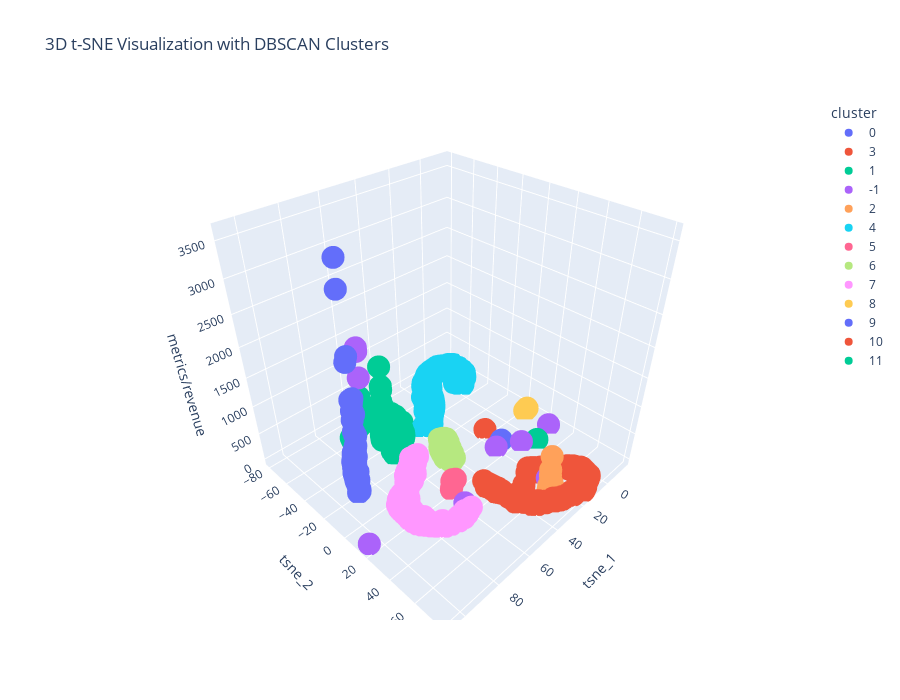

Notebook code for this chart:
### Markdown cell above
## Section 5: Enhancing Analysis with 3D Visualization

Following our exploration through t-SNE and DBSCAN clustering, we extend our analysis by incorporating a three-dimensional (3D) plot. This approach allows us to integrate an additional metric, such as revenue, to examine how these clusters perform concerning a specific metric of interest.

### Objectives of 3D Visualization
- **Depth of Insight**: By adding a third dimension, we can uncover patterns and distinctions not visible in 2D visualizations.
- **Metric Integration**: Incorporating metrics like revenue enables us to identify high-value clusters or behaviors.
- **Interactive Exploration**: A 3D plot allows users to rotate and zoom, providing a dynamic way to explore the data.

This visualization not only serves to enhance our understanding of the clusters formed but also invites us to investigate how specific metrics vary across different clusters, offering a comprehensive view of user behavior and its impact on revenue generation.

### Code cell
# Create the 3D scatter plot
fig = px.scatter_3d(df, x='tsne_1', y='tsne_2', z='metrics/revenue', color='cluster', title='3D t-SNE Visualization with DBSCAN Clusters')

# Adjust the layout for a better viewing experience
fig.update_layout(height=700)

# Display the plot
fig.show()

### Figure 1 — Plotly figure (JSON) as saved in the notebook; plotly's stock layout.template omitted (floating-point values rounded to 4 significant figures; data arrays with more than 128 entries replaced by an {"elided": "..."} marker saying what was removed)
{"data": [{"hovertemplate": "cluster=0<br>tsne_1=%{x}<br>tsne_2=%{y}<br>metrics/revenue=%{z}<extra></extra>", "legendgroup": "0", "marker": {"color": "#636efa", "symbol": "circle"}, "mode": "markers", "name": "0", "scene": "scene", "showlegend": true, "type": "scatter3d", "x": {"elided": "236 float values"}, "y": {"elided": "236 float values"}, "z": {"elided": "236 float values"}}, {"hovertemplate": "cluster=3<br>tsne_1=%{x}<br>tsne_2=%{y}<br>metrics/revenue=%{z}<extra></extra>", "legendgroup": "3", "marker": {"color": "#EF553B", "symbol": "circle"}, "mode": "markers", "name": "3", "scene": "scene", "showlegend": true, "type": "scatter3d", "x": {"elided": "880 float values"}, "y": {"elided": "880 float values"}, "z": {"elided": "880 float values"}}, {"hovertemplate": "cluster=1<br>tsne_1=%{x}<br>tsne_2=%{y}<br>metrics/revenue=%{z}<extra></extra>", "legendgroup": "1", "marker": {"color": "#00cc96", "symbol": "circle"}, "mode": "markers", "name": "1", "scene": "scene", "showlegend": true, "type": "scatter3d", "x": {"elided": "662 float values"}, "y": {"elided": "662 float values"}, "z": {"elided": "662 float values"}}, {"hovertemplate": "cluster=-1<br>tsne_1=%{x}<br>tsne_2=%{y}<br>metrics/revenue=%{z}<extra></extra>", "legendgroup": "-1", "marker": {"color": "#ab63fa", "symbol": "circle"}, "mode": "markers", "name": "-1", "scene": "scene", "showlegend": true, "type": "scatter3d", "x": [64.68, 64.7, 64.73, 22.28, 22.33, 22.29, 22.28, 22.25, 22.23, 21.67, 21.73, 106.3, 60.21, 21.92, 21.92, 21.92, 21.92, 21.92, 21.92, 21.92, 21.92, -10.77, 9.667, 9.667, 9.667, 9.667, 9.667, 9.667, 9.667, 9.667, 9.667, 9.667, 9.667, 9.667, 9.667, 9.667, 9.667], "y": [-55.35, -55.35, -55.4, 58.33, 58.61, 58.49, 58.49, 58.24, 58.26, 56.98, 56.79, 16.43, 33.43, 14.51, 14.51, 14.51, 14.51, 14.51, 14.51, 14.51, 14.51, 25.36, 23.02, 23.02, 23.02, 23.02, 23.02, 23.02, 23.02, 23.02, 23.02, 23.02, 23.02, 23.02, 23.02, 23.02, 23.02], "z": [1667.0, 1606.0, 1142, 114.0, 100.0, 99.0, 97.0, 78, 75, 42, 30.0, 0, 0, 0, 0, 0, 0, 0, 0, 0, 0, 0, 0, 0, 0, 0, 0, 0, 0, 0, 0, 0, 0, 0, 0, 0, 0]}, {"hovertemplate": "cluster=2<br>tsne_1=%{x}<br>tsne_2=%{y}<br>metrics/revenue=%{z}<extra></extra>", "legendgroup": "2", "marker": {"color": "#FFA15A", "symbol": "circle"}, "mode": "markers", "name": "2", "scene": "scene", "showlegend": true, "type": "scatter3d", "x": [25.41, 25.47, 25.45, 25.46, 25.31, 24.96, 25.94, 25.02, 26.35, 24.55, 24.97, 26.74, 24.7, 25.12, 24.89, 24.88, 25.46, 25.22, 27.59, 25.61, 24.79, 25.79, 24.58], "y": [61.27, 61.53, 61.84, 62.4, 62.79, 62.86, 62.76, 63.19, 62.77, 62.99, 63.32, 62.65, 63.3, 63.61, 63.67, 63.73, 64.16, 64.26, 63.34, 64.38, 64.52, 64.4, 64.77], "z": [600, 350.0, 250.0, 170, 130, 123.9, 117.0, 100.0, 97.5, 92.0, 90.0, 87.0, 79, 78, 68, 65, 60.0, 50.0, 46.0, 44.0, 42, 41.5, 28.0]}, {"hovertemplate": "cluster=4<br>tsne_1=%{x}<br>tsne_2=%{y}<br>metrics/revenue=%{z}<extra></extra>", "legendgroup": "4", "marker": {"color": "#19d3f3", "symbol": "circle"}, "mode": "markers", "name": "4", "scene": "scene", "showlegend": true, "type": "scatter3d", "x": {"elided": "950 float values"}, "y": {"elided": "950 float values"}, "z": {"elided": "950 int values"}}, {"hovertemplate": "cluster=5<br>tsne_1=%{x}<br>tsne_2=%{y}<br>metrics/revenue=%{z}<extra></extra>", "legendgroup": "5", "marker": {"color": "#FF6692", "symbol": "circle"}, "mode": "markers", "name": "5", "scene": "scene", "showlegend": true, "type": "scatter3d", "x": [58.77, 58.77, 58.71, 58.06, 58.06, 58.06, 58.06, 58.06, 58.06, 58.06, 58.06, 57.77, 57.19, 57.19, 57.19, 57.19, 57.19, 57.19, 57.19, 57.19, 53.78, 53.78, 53.78, 53.78, 53.78, 53.78, 54.86, 53.78, 53.78, 53.78, 53.78, 53.78, 53.78, 53.78, 53.78, 53.78, 53.78, 53.78, 53.78, 53.78, 53.78, 53.78, 53.78, 53.78, 53.78, 53.78, 53.78, 53.78, 53.78, 52.68, 52.68, 52.68, 52.68, 52.68, 52.68, 52.68, 52.68, 54.0, 52.68, 52.68, 52.68, 52.68, 52.68, 52.68, 52.68, 54.0, 54.0, 52.68, 54.0, 54.0, 54.0, 54.0, 54.0, 54.0, 54.0, 54.0, 54.0, 54.0, 54.0, 52.68, 52.68, 52.68, 52.68, 52.68, 52.68, 54.0, 54.0, 54.0], "y": [20.13, 20.13, 20.06, 19.36, 19.36, 19.36, 19.36, 19.36, 19.36, 19.36, 19.36, 19.07, 18.52, 18.52, 18.52, 18.52, 18.52, 18.52, 18.52, 18.52, 14.82, 14.82, 14.82, 14.82, 14.82, 14.82, 15.46, 14.82, 14.82, 14.82, 14.82, 14.82, 14.82, 14.82, 14.82, 14.82, 14.82, 14.82, 14.82, 14.82, 14.82, 14.82, 14.82, 14.82, 14.82, 14.82, 14.82, 14.82, 14.82, 15.73, 15.73, 15.73, 15.73, 15.73, 15.73, 15.73, 15.73, 16.24, 15.73, 15.73, 15.73, 15.73, 15.73, 15.73, 15.73, 16.24, 16.24, 15.73, 16.24, 16.24, 16.24, 16.24, 16.24, 16.24, 16.24, 16.24, 16.24, 16.24, 16.24, 15.73, 15.73, 15.73, 15.73, 15.73, 15.73, 16.24, 16.24, 16.24], "z": [0, 0, 0, 0, 0, 0, 0, 0, 0, 0, 0, 0, 0, 0, 0, 0, 0, 0, 0, 0, 0, 0, 0, 0, 0, 0, 0, 0, 0, 0, 0, 0, 0, 0, 0, 0, 0, 0, 0, 0, 0, 0, 0, 0, 0, 0, 0, 0, 0, 0, 0, 0, 0, 0, 0, 0, 0, 0, 0, 0, 0, 0, 0, 0, 0, 0, 0, 0, 0, 0, 0, 0, 0, 0, 0, 0, 0, 0, 0, 0, 0, 0, 0, 0, 0, 0, 0, 0]}, {"hovertemplate": "cluster=6<br>tsne_1=%{x}<br>tsne_2=%{y}<br>metrics/revenue=%{z}<extra></extra>", "legendgroup": "6", "marker": {"color": "#B6E880", "symbol": "circle"}, "mode": "markers", "name": "6", "scene": "scene", "showlegend": true, "type": "scatter3d", "x": {"elided": "227 float values"}, "y": {"elided": "227 float values"}, "z": {"elided": "227 int values"}}, {"hovertemplate": "cluster=7<br>tsne_1=%{x}<br>tsne_2=%{y}<br>metrics/revenue=%{z}<extra></extra>", "legendgroup": "7", "marker": {"color": "#FF97FF", "symbol": "circle"}, "mode": "markers", "name": "7", "scene": "scene", "showlegend": true, "type": "scatter3d", "x": {"elided": "699 float values"}, "y": {"elided": "699 float values"}, "z": {"elided": "699 int values"}}, {"hovertemplate": "cluster=8<br>tsne_1=%{x}<br>tsne_2=%{y}<br>metrics/revenue=%{z}<extra></extra>", "legendgroup": "8", "marker": {"color": "#FECB52", "symbol": "circle"}, "mode": "markers", "name": "8", "scene": "scene", "showlegend": true, "type": "scatter3d", "x": {"elided": "11084 float values"}, "y": {"elided": "11084 float values"}, "z": {"elided": "11084 int values"}}, {"hovertemplate": "cluster=9<br>tsne_1=%{x}<br>tsne_2=%{y}<br>metrics/revenue=%{z}<extra></extra>", "legendgroup": "9", "marker": {"color": "#636efa", "symbol": "circle"}, "mode": "markers", "name": "9", "scene": "scene", "showlegend": true, "type": "scatter3d", "x": [16.15, 16.15, 16.15, 16.15, 16.15, 16.15, 16.15, 16.15, 16.15, 16.15, 16.15, 16.15, 16.15, 16.15, 16.15, 16.15, 16.15, 16.15, 16.15, 16.15, 16.15, 16.15, 16.15, 16.15, 16.15, 16.15, 16.15, 16.15, 16.15, 16.15, 16.15, 16.15, 16.15, 16.15, 16.15, 16.15, 16.15, 16.15, 16.15, 16.15, 16.15, 16.15, 16.15, 16.15, 16.15, 16.15, 16.15, 16.15, 16.15, 16.15, 16.15, 16.15, 16.15, 16.15, 16.15, 16.15, 16.15, 16.15, 16.15, 16.15, 16.15, 16.15, 16.15, 16.15, 16.15, 16.15, 16.15, 16.15, 16.15, 16.15, 16.15, 16.15, 16.15, 16.15, 16.15, 16.15, 16.15, 16.15, 16.15, 16.15, 16.15, 16.15, 16.15, 16.15], "y": [12.48, 12.48, 12.48, 12.48, 12.48, 12.48, 12.48, 12.48, 12.48, 12.48, 12.48, 12.48, 12.48, 12.48, 12.48, 12.48, 12.48, 12.48, 12.48, 12.48, 12.48, 12.48, 12.48, 12.48, 12.48, 12.48, 12.48, 12.48, 12.48, 12.48, 12.48, 12.48, 12.48, 12.48, 12.48, 12.48, 12.48, 12.48, 12.48, 12.48, 12.48, 12.48, 12.48, 12.48, 12.48, 12.48, 12.48, 12.48, 12.48, 12.48, 12.48, 12.48, 12.48, 12.48, 12.48, 12.48, 12.48, 12.48, 12.48, 12.48, 12.48, 12.48, 12.48, 12.48, 12.48, 12.48, 12.48, 12.48, 12.48, 12.48, 12.48, 12.48, 12.48, 12.48, 12.48, 12.48, 12.48, 12.48, 12.48, 12.48, 12.48, 12.48, 12.48, 12.48], "z": [0, 0, 0, 0, 0, 0, 0, 0, 0, 0, 0, 0, 0, 0, 0, 0, 0, 0, 0, 0, 0, 0, 0, 0, 0, 0, 0, 0, 0, 0, 0, 0, 0, 0, 0, 0, 0, 0, 0, 0, 0, 0, 0, 0, 0, 0, 0, 0, 0, 0, 0, 0, 0, 0, 0, 0, 0, 0, 0, 0, 0, 0, 0, 0, 0, 0, 0, 0, 0, 0, 0, 0, 0, 0, 0, 0, 0, 0, 0, 0, 0, 0, 0, 0]}, {"hovertemplate": "cluster=10<br>tsne_1=%{x}<br>tsne_2=%{y}<br>metrics/revenue=%{z}<extra></extra>", "legendgroup": "10", "marker": {"color": "#EF553B", "symbol": "circle"}, "mode": "markers", "name": "10", "scene": "scene", "showlegend": true, "type": "scatter3d", "x": [16.01, 16.01, 16.01, 16.01, 16.01, 16.01, 16.01, 16.01, 16.01, 16.01, 16.01, 16.01, 16.01, 16.01, 16.01, 16.01, 16.01, 16.01, 16.01, 16.01, 16.01, 16.01, 16.01, 16.01, 16.01, 16.01, 16.01, 16.01, 16.01, 16.01, 16.01, 16.01, 16.01, 16.01, 16.01, 16.01], "y": [-2.544, -2.544, -2.544, -2.544, -2.544, -2.544, -2.544, -2.544, -2.544, -2.544, -2.544, -2.544, -2.544, -2.544, -2.544, -2.544, -2.544, -2.544, -2.544, -2.544, -2.544, -2.544, -2.544, -2.544, -2.544, -2.544, -2.544, -2.544, -2.544, -2.544, -2.544, -2.544, -2.544, -2.544, -2.544, -2.544], "z": [0, 0, 0, 0, 0, 0, 0, 0, 0, 0, 0, 0, 0, 0, 0, 0, 0, 0, 0, 0, 0, 0, 0, 0, 0, 0, 0, 0, 0, 0, 0, 0, 0, 0, 0, 0]}, {"hovertemplate": "cluster=11<br>tsne_1=%{x}<br>tsne_2=%{y}<br>metrics/revenue=%{z}<extra></extra>", "legendgroup": "11", "marker": {"color": "#00cc96", "symbol": "circle"}, "mode": "markers", "name": "11", "scene": "scene", "showlegend": true, "type": "scatter3d", "x": [2.707, 2.707, 2.707, 2.707, 2.707, 2.707, 2.707, 2.707, 2.707, 2.707, 2.707, 2.707, 2.707, 2.707, 2.707, 2.707, 2.707, 2.707, 2.707, 2.707, 2.707, 2.707], "y": [29.04, 29.04, 29.04, 29.04, 29.04, 29.04, 29.04, 29.04, 29.04, 29.04, 29.04, 29.04, 29.04, 29.04, 29.04, 29.04, 29.04, 29.04, 29.04, 29.04, 29.04, 29.04], "z": [0, 0, 0, 0, 0, 0, 0, 0, 0, 0, 0, 0, 0, 0, 0, 0, 0, 0, 0, 0, 0, 0]}], "layout": {"height": 700, "legend": {"title": {"text": "cluster"}, "tracegroupgap": 0}, "scene": {"domain": {"x": [0, 1], "y": [0, 1]}, "xaxis": {"title": {"text": "tsne_1"}}, "yaxis": {"title": {"text": "tsne_2"}}, "zaxis": {"title": {"text": "metrics/revenue"}}}, "title": {"text": "3D t-SNE Visualization with DBSCAN Clusters"}}}
